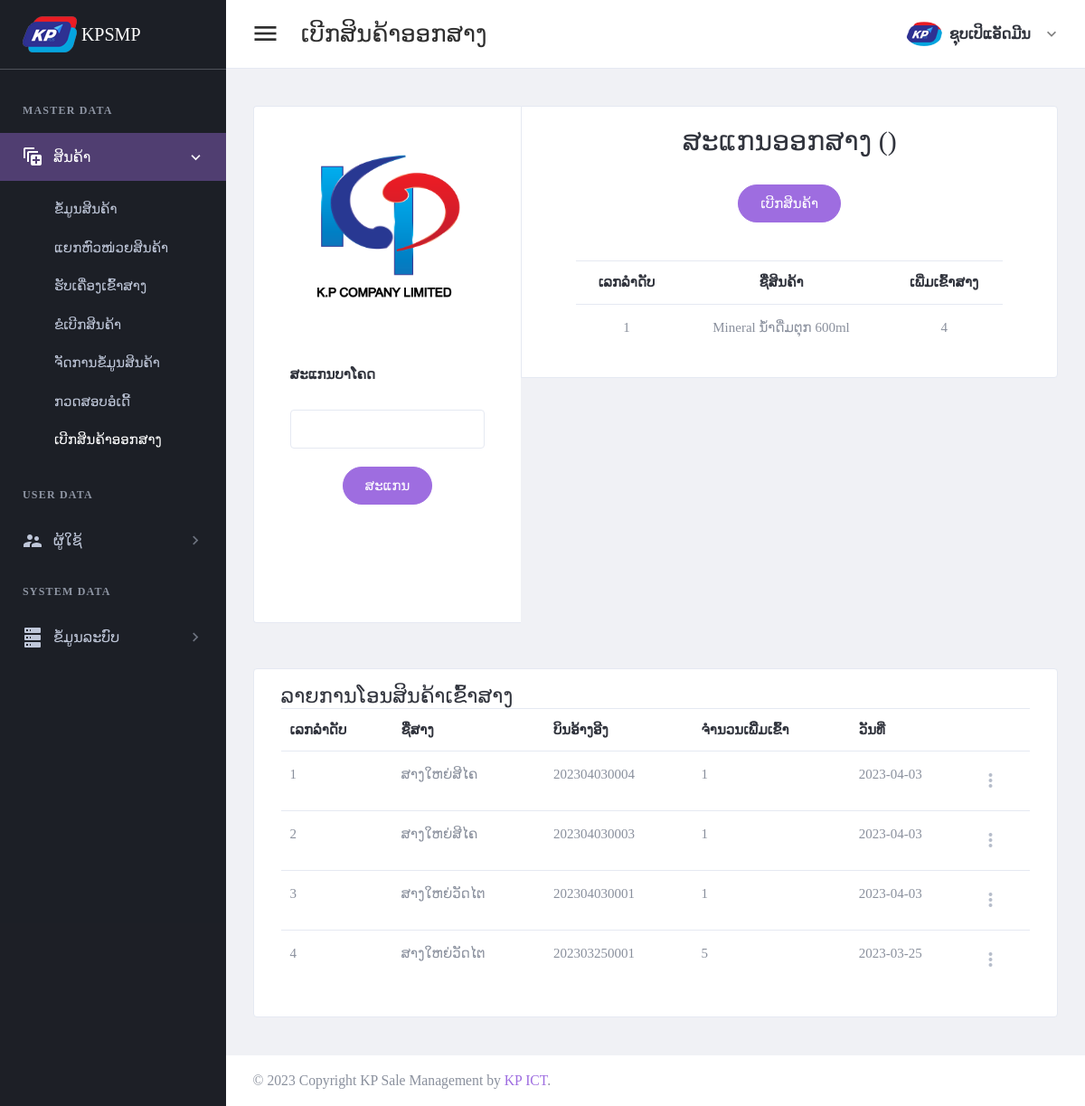
/page/scan-stock-warehouse-out.php (signed in), run on the app's committed database.
### tables this page shows
CREATE TABLE `tbl_header_title` (
  `ht_id` int(11) NOT NULL,
  `ht_name` varchar(300) DEFAULT NULL
);

CREATE TABLE `tbl_sub_title` (
  `st_id` int(11) NOT NULL,
  `st_name` varchar(300) DEFAULT NULL,
  `icon_code` varchar(100) DEFAULT NULL,
  `ht_id` int(11) DEFAULT NULL
);

CREATE TABLE `tbl_page_title` (
  `pt_id` int(11) NOT NULL,
  `pt_name` varchar(300) DEFAULT NULL,
  `ptf_name` varchar(100) DEFAULT NULL,
  `st_id` int(11) DEFAULT NULL
);

CREATE TABLE `tbl_stock_in_warehouse` (
  `siw_id` int(11) NOT NULL,
  `siw_bill_number` varchar(30) DEFAULT NULL,
  `bill_type` int(11) DEFAULT NULL,
  `br_id` int(11) DEFAULT NULL,
  `wh_id` int(11) DEFAULT NULL,
  `add_by` int(11) DEFAULT NULL,
  `date_register` date DEFAULT NULL
);

CREATE TABLE `tbl_warehouse` (
  `wh_id` int(11) NOT NULL,
  `wh_name` varchar(150) DEFAULT NULL,
  `wh_status` int(11) DEFAULT NULL,
  `wh_type` int(11) DEFAULT NULL,
  `br_id` int(11) DEFAULT NULL,
  `add_by` int(11) DEFAULT NULL,
  `date_register` date DEFAULT NULL
);

### setting/checksession.php (called while the page is built, shortened)
<?php
	if($_SESSION['id_users'] == "" )
	{
	header("location:logout.php");
	}
	  else{
		$id_users = $_SESSION["id_users"];
		$role_id = $_SESSION["role_id"];
	}
?>

### page/scan-stock-warehouse-out.php (the view, shortened to what this page needs)
<?php
include("../setting/checksession.php");
include("../setting/conn.php");
$header_name = "ເບີກສິນຄ້າອອກສາງ";
$header_click = "2";
$wh_id = $_POST['wh_id'];
?>
<!DOCTYPE html>
<html lang="en" dir="ltr">
<head>
    <?php
    include("../setting/callcss.php");
    ?>
</head>
<body class="navbar-fixed sidebar-fixed" id="body">
    <div class="wrapper">
        <?php include "menu.php"; ?>
        <div class="page-wrapper">
            <?php
            include "header.php";
            ?>
            <div class="content-wrapper">
                <div class="content">
                    <div class="row no-gutters">
                        <div class="col-lg-4 col-xxl-3">
                            <div class="card card-default chat-left-sidebar" style="height: 100%;">
                                <div class="card-default ">
                                    <div class="card-header">
                                        <div class="form-group  col-lg-12">
                                            <img src="../images/Kp-Logo.png" width="100%" height="100%" alt="Mono">
                                        </div>
                                        <div class="row">
                                            <form method="post" class="contact-form card-header px-0  text-center" id="scanitemfrom">
                                                <div class="input-group px-5 mt-1">
                                                    <label class="text-dark font-weight-medium"> ສະແກນບາໂຄດ </label>
                                                </div>
                                                <div class="input-group px-5 p-4">
                                                    <input type="text" id="box_barcode" name="box_barcode" class="form-control" autofocus>
                                                </div>
                                                <div class="form-group  col-lg-12">
                                                    <label class="text-dark font-weight-medium">
                                                        <button type="submit" name="btn_add" id="btn_add" class="btn btn-primary mb-2 btn-pill">ສະແກນ </button>
                                                    </label>
                                                </div>
                                            </form>
                                        </div>
                                    </div>
                                </div>
                            </div>
                        </div>
                        <div class="col-lg-8 col-xxl-9">
                            <form method="post" id="submittrack">
                                <div class="card card-default chat-right-sidebar text-center" style="height: 100%;">
                                    <?php
                                    $rowwh = $conn->query("select * from tbl_warehouse where wh_id ='$wh_id' ")->fetch(PDO::FETCH_ASSOC);
                                    ?>
                                    <h2 class="mt-4 "> ສະແກນອອກສາງ <?php echo "(" . $rowwh['wh_name'] . ")";  ?></h2>
                                    <div class="d-flex justify-content-center mt-6">
                                        <button type="submit" class="btn btn-primary mb-2 btn-pill">ເບີກສິນຄ້າ</button>
                                    </div>
                                    <div class="card-body pb-0 " data-simplebar>
                                        <div class="card-body">
                                            <table id="" class="table table-hover table-product" style="width:100%">
                                                <thead>
                                                    <tr>
                                                        <th>ເລກລຳດັບ</th>
                                                        <th>ຊື່ສິນຄ້າ</th>
                                                        <th>ເພີ່ມເຂົ້າສາງ</th>
                                                    </tr>
                                                </thead>
                                                <tbody>
                                                    <?php
                                                    $stmt4 = $conn->prepare("select a.item_id,item_name,sum(item_values) as item_values
                                                    from tbl_stock_out_warehouse_detail_pre a
                                                    left join tbl_item_data b on a.item_id = b.item_id
                                                    where add_by='$id_users'
                                                    group by item_name,a.item_id
                                                    order by sowdp_id  desc ");
                                                    $stmt4->execute();
                                                    $i = 1;
                                                    if ($stmt4->rowCount() > 0) {
                                                        while ($row4 = $stmt4->fetch(PDO::FETCH_ASSOC)) {
                                                            $item_name = $row4['item_name'];
                                                            $item_values = $row4['item_values'];
                                                    ?>
                                                            <tr>
                                                                <td><?php echo "$i"; ?></td>
                                                                <td>
                                                                    <?php
                                                                    echo mb_strimwidth("$item_name", 0, 50, "...");
                                                                    ?>
                                                                </td>
                                                                <td><?php echo "$item_values"; ?></td>
                                                            </tr>
                                                    <?php
                                                            $i++;
                                                        }
                                                    }
                                                    ?>
                                                </tbody>
                                            </table>
                                        </div>
                                    </div>
                                </div>
                            </form>
                        </div>
                    </div>
                </div>
            </div>
            <div class="content-wrapper">
                <div class="content">
                    <div class="card card-default">
                        <div class="card-body">
                            <h4 class="text-dark">ລາຍການໂອນສິນຄ້າເຂົ້າສາງ</h4>
                            <table id="productsTable3" class="table table-hover table-product" style="width:100%">
                                <thead>
                                    <tr>
                                        <th>ເລກລຳດັບ</th>
                                        <th>ຊື່ສາງ</th>
                                        <th>ບິນອ້າງອີງ</th>
                                        <th>ຈຳນວນເພິີ່ມເຂົ້າ</th>
                                        <th>ວັນທີ່</th>
                                        <th></th>
                                    </tr>
                                </thead>
                                <tbody>
                                    <?php
                                    $stmt5 = $conn->prepare(" select a.siw_id,siw_bill_number,a.date_register,count(siwd_id) as count_item,wh_name
                                    from tbl_stock_in_warehouse a
                                    left join tbl_stock_in_warehouse_detail b on a.siw_id = b.siw_id
                                    left join tbl_warehouse c on a.wh_id = c.wh_id
                                    where a.add_by ='$id_users'
                                    group by siw_id desc ");
                                    $stmt5->execute();
                                    $b = 1;
                                    if ($stmt5->rowCount() > 0) {
                                        while ($row5 = $stmt5->fetch(PDO::FETCH_ASSOC)) {
                                    ?>
                                            <tr>
                                                <td><?php echo "$b"; ?></td>
                                                <td><?php echo $row5['wh_name']; ?></td>
                                                <td><?php echo $row5['siw_bill_number']; ?></td>
                                                <td><?php echo $row5['count_item']; ?></td>
                                                <td><?php echo $row5['date_register']; ?></td>
                                                <td>
                                                    <div class="dropdown">
                                                        <a class="dropdown-toggle icon-burger-mini" href="#" role="button" id="dropdownMenuLink" data-toggle="dropdown" aria-haspopup="true" aria-expanded="false" data-display="static">
                                                        </a>
                                                    </div>
                                                </td>
                                            </tr>
                                    <?php
                                            $b++;
                                        }
                                    }
                                    ?>
                                </tbody>
                            </table>
                        </div>
                    </div>
                </div>
            </div>
            <?php include "footer.php"; ?>
        </div>
    </div>
</body>
</html>

### page/menu.php
<aside class="left-sidebar sidebar-dark" id="left-sidebar">
  <div id="sidebar" class="sidebar sidebar-with-footer">
    <div class="app-brand">
      <a href="index.php">
        <img src="../images/iconmenu.png" alt="Mono">
        <span class="brand-name"> KPSMP</span>
      </a>
    </div>
    <div class="sidebar-left" data-simplebar style="height: 100%;">
      <ul class="nav sidebar-inner" id="sidebar-menu">
        <?php
        $stmt = $conn->prepare(" SELECT distinct a.ht_id,ht_name
        FROM tbl_header_title a
        left join tbl_role_page b on a.ht_id = b.ht_id
        where role_id ='$role_id'
        order by  a.ht_id asc ");
        $stmt->execute();
        if ($stmt->rowCount() > 0) {
          while ($row = $stmt->fetch(PDO::FETCH_ASSOC)) {
            $ht_id = $row['ht_id'];
            $ht_name = $row['ht_name'];
        ?>
            <li class="section-title"> <?php echo "$ht_name"; ?></li>
            <?php
            $stmt1 = $conn->prepare("SELECT distinct a.st_id,st_name,role_id,icon_code
            FROM tbl_sub_title a
            left join tbl_role_page b on a.st_id = b.st_id
            where a.ht_id = '$ht_id' and role_id ='$role_id'
            order by a.st_id asc ");
            $stmt1->execute();
            if ($stmt1->rowCount() > 0) {
              while ($row1 = $stmt1->fetch(PDO::FETCH_ASSOC)) {
                $st_name = $row1['st_name'];
                $st_id = $row1['st_id'];
                $icon_code = $row1['icon_code'];
            ?>
                <li class='has-sub <?php if ($header_click == "$st_id") {  echo "active expand"; } ?>'>
                  <a class="sidenav-item-link" href="javascript:void(0)" data-toggle="collapse" data-target='#<?php echo "$st_name"; ?>' aria-expanded="false" aria-controls="<?php echo "$st_name"; ?>">
                    <i class="mdi <?php echo"$icon_code";?>"></i>
                    <span class="nav-text"> <?php echo "$st_name"; ?> </span> <b class="caret"></b>
                  </a>
                  <ul class='collapse <?php if ($header_click == "$st_id" ) { echo "show"; } ?>' id="<?php echo "$st_name"; ?>" data-parent="#sidebar-menu">
                    <div class="sub-menu">
                      <?php
                      $stmt2 = $conn->prepare(" SELECT pt_name,ptf_name
                      FROM tbl_page_title a
                      left join tbl_role_page b on a.pt_id = b.pt_id
                      where a.st_id = '$st_id' and role_id ='$role_id'
                      order by a.pt_id asc ");
                      $stmt2->execute();
                      if ($stmt2->rowCount() > 0) {
                        while ($row2 = $stmt2->fetch(PDO::FETCH_ASSOC)) {
                          $pt_name = $row2['pt_name'];
                      ?>
                          <li class="<?php if ($header_name ==  $row2['pt_name']) { echo "active"; } ?>">
                            <a class="sidenav-item-link" href='<?php echo $row2['ptf_name'] ?>'>
                              <span class="nav-text"><?php echo"$pt_name";?></span>
                            </a>
                          </li>
                      <?php
                        }
                      }
                      ?>
                    </div>
                  </ul>
              <?php
              }
            }
              ?>
                </li>
            <?php
          }
        }
            ?>
      </ul>
    </div>
  </div>
</aside>

### data on the page
tbl_header_title: ht_name "MASTER DATA"
tbl_sub_title: st_name "ສິນຄ້າ"
tbl_page_title: pt_name "ຂໍ້ມູນສິນຄ້າ"
tbl_page_title: pt_name "ແຍກຫົວໜ່ວຍສິນຄ້າ"
tbl_page_title: pt_name "ຮັບເຄື່ອງເຂົ້າສາງ"
tbl_page_title: pt_name "ຂໍເບີກສິນຄ້າ"
tbl_page_title: pt_name "ຈັດການຂໍ້ມູນສິນຄ້າ"
tbl_page_title: pt_name "ກວດສອບອໍເດີ້"
tbl_page_title: pt_name "ເບີກສິນຄ້າອອກສາງ"
tbl_header_title: ht_name "USER DATA"
tbl_sub_title: st_name "ຜູ້ໃຊ້"
tbl_header_title: ht_name "SYSTEM DATA"
tbl_sub_title: st_name "ຂໍ້ມູນລະບົບ"
tbl_stock_in_warehouse: wh.wh_name "ສາງໃຫຍ່ສີໄຄ", siw_bill_number "202304030004", count_item "1", date_register "2023-04-03"
tbl_stock_in_warehouse: wh.wh_name "ສາງໃຫຍ່ສີໄຄ", siw_bill_number "202304030003", count_item "1", date_register "2023-04-03"
tbl_stock_in_warehouse: wh.wh_name "ສາງໃຫຍ່ວັດໄຕ", siw_bill_number "202304030001", count_item "1", date_register "2023-04-03"
tbl_stock_in_warehouse: wh.wh_name "ສາງໃຫຍ່ວັດໄຕ", siw_bill_number "202303250001", count_item "5", date_register "2023-03-25"

### other printed values
$header_name "ເບີກສິນຄ້າອອກສາງ"
$full_name "ຊຸບເປິແອັດມີນ"
mb_strimwidth("$item_name", 0, 50, "...") "Mineral ນໍ້າດື່ມຕຸກ 600ml"
$item_values "4"
